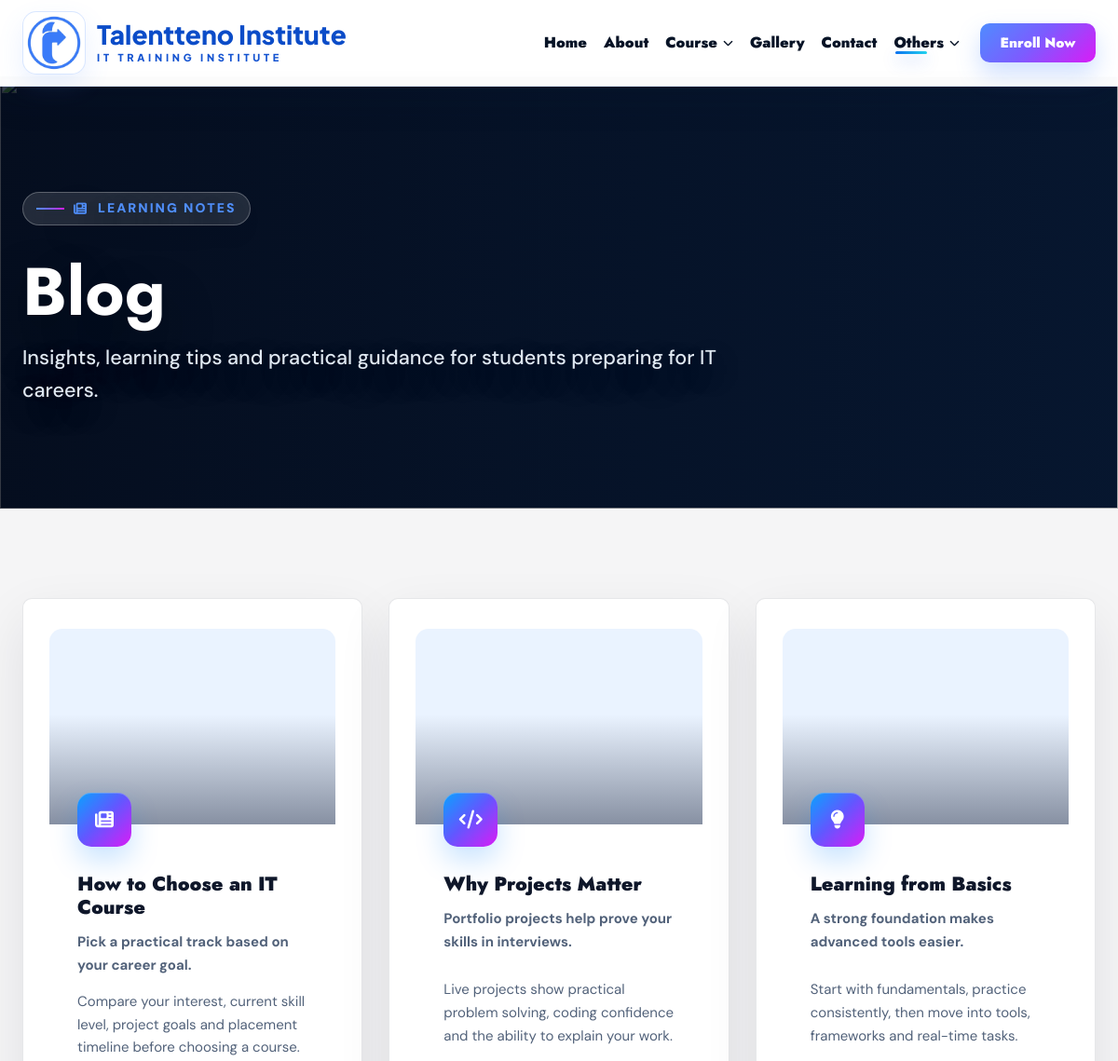
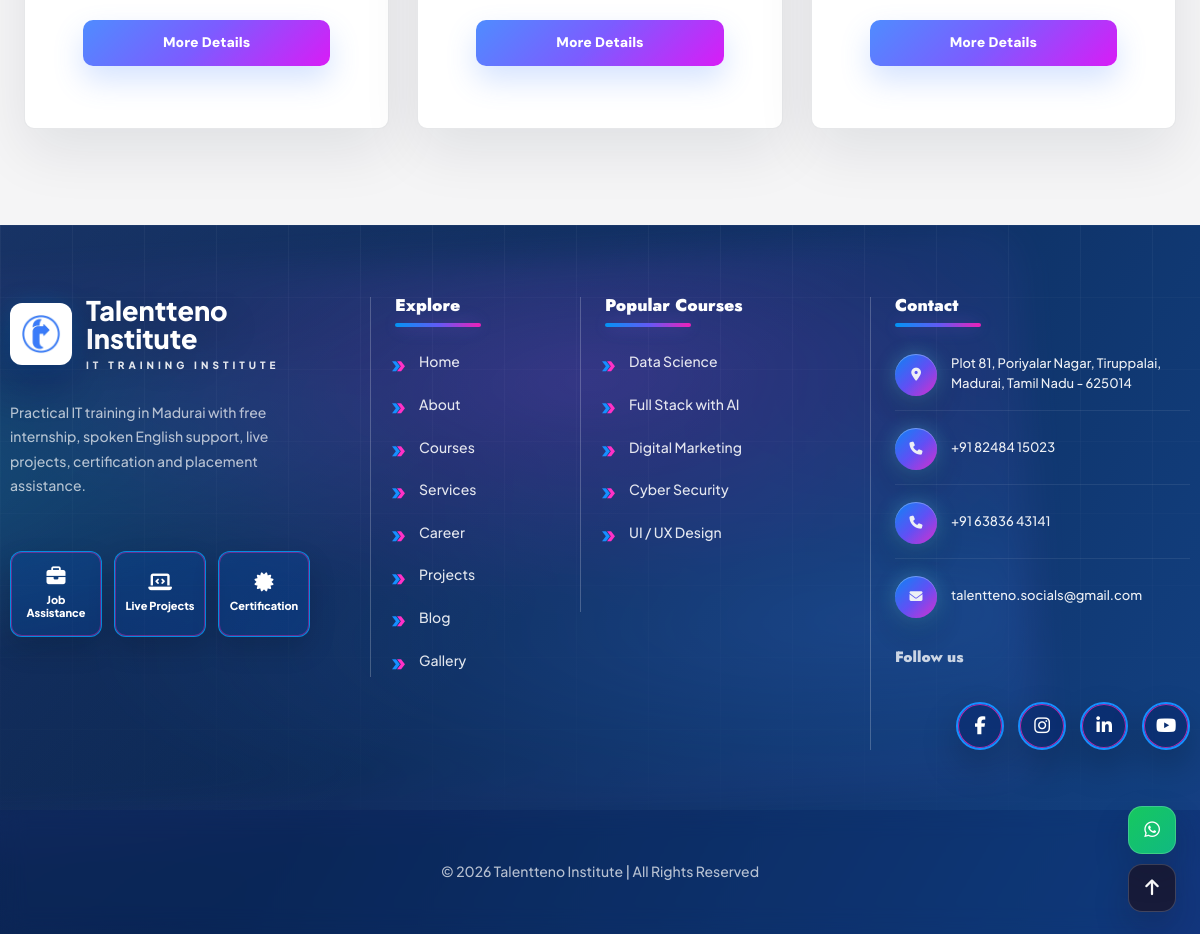
Page /frontend/blog.php on the committed database (2 pictures, top to bottom).
### tables this page shows
CREATE TABLE IF NOT EXISTS site_settings (
    id INT PRIMARY KEY DEFAULT 1,
    site_name VARCHAR(150) DEFAULT 'Talentteno Institute',
    tagline VARCHAR(255) DEFAULT 'The Future of Your IT Career Starts Here',
    about_title VARCHAR(255) DEFAULT 'About Talentteno Institute',
    about_content TEXT,
    mission TEXT,
    vision TEXT,
    founded_year VARCHAR(10) DEFAULT '2020',
    total_students VARCHAR(20) DEFAULT '2000+',
    total_trainers VARCHAR(20) DEFAULT '15+',
    success_rate VARCHAR(20) DEFAULT '100%',
    avg_rating VARCHAR(10) DEFAULT '4.9',
    address VARCHAR(500) DEFAULT 'Plot 81, Poriyalar Nagar, Tiruppalai, Madurai, Tamil Nadu - 625014',
    phone1 VARCHAR(20) DEFAULT '+91 82484 15023',
    phone2 VARCHAR(20) DEFAULT '+91 63836 43141',
    email VARCHAR(150) DEFAULT 'talentteno.socials@gmail.com',
    facebook_url VARCHAR(255) DEFAULT '#',
    instagram_url VARCHAR(255) DEFAULT '#',
    linkedin_url VARCHAR(255) DEFAULT '#',
    youtube_url VARCHAR(255) DEFAULT '#',
    seo_title VARCHAR(255) DEFAULT 'Talentteno Institute | Best IT Training Institute in Madurai',
    seo_description VARCHAR(500) DEFAULT 'Talentteno Institute offers practical IT training in Madurai for Full Stack Development, Data Science, AI, Cyber Security, Digital Marketing, UI/UX, Tally and programming with live projects, free internship and placement assistance.',
    seo_keywords VARCHAR(700) DEFAULT 'IT training institute in Madurai, best software training institute Madurai, full stack course Madurai, data science course Madurai, cyber security course Madurai, digital marketing course Madurai, UI UX course Madurai, Tally course Madurai',
    business_hours VARCHAR(120) DEFAULT 'Monday to Saturday, 9:00 AM to 7:00 PM',
    footer_description VARCHAR(500) DEFAULT 'Practical IT training in Madurai with free internship, spoken English support, live projects, certification and placement assistance.',
    footer_copyright VARCHAR(255) DEFAULT '© 2026 Talentteno Institute | All Rights Reserved',
    map_embed_url TEXT,
    updated_at TIMESTAMP DEFAULT CURRENT_TIMESTAMP ON UPDATE CURRENT_TIMESTAMP
);

### frontend/includes/site-data.php (the view, shortened to what this page needs)
<?php
require_once __DIR__ . '/../../backend/includes/db.php';
function tt_db(): ?mysqli
{
    global $conn;
    return $conn instanceof mysqli ? $conn : null;
}
function tt_h(?string $value): string
{
    return htmlspecialchars($value ?? '', ENT_QUOTES, 'UTF-8');
}
function tt_fetch_all(string $sql): array
{
    $db = tt_db();
    $result = @$db->query($sql);
    return $result->fetch_all(MYSQLI_ASSOC);
}
function tt_fetch_one(string $sql): ?array
{
    $rows = tt_fetch_all($sql);
    return $rows[0] ?? null;
}
function tt_settings(): array
{
    $defaults = [
        'site_name' => 'Talentteno Institute',
        'tagline' => 'The Future of Your IT Career Starts Here',
        'about_title' => 'About Talentteno Institute',
        'about_content' => 'Talentteno Institute is a practical IT training institute focused on helping students move from basic knowledge to advanced job-ready skills.',
        'mission' => 'To bridge the gap between classroom learning and industry requirements through practical, mentor-led IT training.',
        'vision' => 'To become South Tamil Nadu\'s most trusted IT training institute.',
        'total_students' => '2000+',
        'total_trainers' => '15+',
        'success_rate' => '100%',
        'address' => 'Plot 81, Poriyalar Nagar, Tiruppalai, Madurai, Tamil Nadu - 625014',
        'phone1' => '+91 82484 15023',
        'phone2' => '+91 63836 43141',
        'email' => 'talentteno.socials@gmail.com',
        'map_embed_url' => '',
        'facebook_url' => '#',
        'instagram_url' => '#',
        'linkedin_url' => '#',
        'youtube_url' => '#',
        'footer_description' => 'Practical IT training in Madurai with free internship, spoken English support, live projects, certification and placement assistance.',
        'footer_copyright' => '© 2026 Talentteno Institute | All Rights Reserved',
        'seo_title' => 'Talentteno Institute | Best IT Training Institute in Madurai',
        'seo_description' => 'Talentteno Institute offers practical IT training in Madurai for Full Stack Development, Data Science, AI, Cyber Security, Digital Marketing, UI/UX, Tally and programming with live projects, free internship and placement assistance.',
        'seo_keywords' => 'IT training institute in Madurai, best software training institute Madurai, full stack course Madurai, data science course Madurai, cyber security course Madurai, digital marketing course Madurai, UI UX course Madurai, Tally course Madurai',
        'business_hours' => 'Monday to Saturday, 9:00 AM to 7:00 PM',
    ];
    $row = tt_fetch_one('SELECT * FROM site_settings WHERE id = 1');
    $settings = array_merge($defaults, $row ?: []);
    foreach ($settings as $key => $value) {
        if (is_string($value)) {
            $oldBrand = 'Athen' . 'a Solutions';
            $settings[$key] = trim(str_ireplace(
                [
                    'Best IT Training Institute in Madurai | Talentteno Institute',
                    'powered by ' . $oldBrand . ', ',
                    $oldBrand,
                ],
                [
                    'Talentteno Institute | Best IT Training Institute in Madurai',
                    '',
                    '',
                ],
                $value
            ));
        }
    }
    return $settings;
}
function tt_google_maps_url(?array $settings = null): string
{
    $settings = $settings ?? tt_settings();
    $savedMapUrl = trim((string)($settings['map_embed_url'] ?? ''));
    $query = rawurlencode(trim('Talentteno Institute, ' . (string)($settings['address'] ?? '')));
    return 'https://www.google.com/maps/search/?api=1&query=' . $query;
}
function tt_render_seo(array $page = []): void
{
    $settings = tt_settings();
}
?>

### frontend/includes/site-data.php (the view, shortened to what this page needs)
<?php
require_once __DIR__ . '/../../backend/includes/db.php';
function tt_db(): ?mysqli
{
    global $conn;
    return $conn instanceof mysqli ? $conn : null;
}
function tt_h(?string $value): string
{
    return htmlspecialchars($value ?? '', ENT_QUOTES, 'UTF-8');
}
function tt_fetch_all(string $sql): array
{
    $db = tt_db();
    $result = @$db->query($sql);
    return $result->fetch_all(MYSQLI_ASSOC);
}
function tt_fetch_one(string $sql): ?array
{
    $rows = tt_fetch_all($sql);
    return $rows[0] ?? null;
}
function tt_settings(): array
{
    $defaults = [
        'site_name' => 'Talentteno Institute',
        'tagline' => 'The Future of Your IT Career Starts Here',
        'about_title' => 'About Talentteno Institute',
        'about_content' => 'Talentteno Institute is a practical IT training institute focused on helping students move from basic knowledge to advanced job-ready skills.',
        'mission' => 'To bridge the gap between classroom learning and industry requirements through practical, mentor-led IT training.',
        'vision' => 'To become South Tamil Nadu\'s most trusted IT training institute.',
        'total_students' => '2000+',
        'total_trainers' => '15+',
        'success_rate' => '100%',
        'address' => 'Plot 81, Poriyalar Nagar, Tiruppalai, Madurai, Tamil Nadu - 625014',
        'phone1' => '+91 82484 15023',
        'phone2' => '+91 63836 43141',
        'email' => 'talentteno.socials@gmail.com',
        'map_embed_url' => '',
        'facebook_url' => '#',
        'instagram_url' => '#',
        'linkedin_url' => '#',
        'youtube_url' => '#',
        'footer_description' => 'Practical IT training in Madurai with free internship, spoken English support, live projects, certification and placement assistance.',
        'footer_copyright' => '© 2026 Talentteno Institute | All Rights Reserved',
        'seo_title' => 'Talentteno Institute | Best IT Training Institute in Madurai',
        'seo_description' => 'Talentteno Institute offers practical IT training in Madurai for Full Stack Development, Data Science, AI, Cyber Security, Digital Marketing, UI/UX, Tally and programming with live projects, free internship and placement assistance.',
        'seo_keywords' => 'IT training institute in Madurai, best software training institute Madurai, full stack course Madurai, data science course Madurai, cyber security course Madurai, digital marketing course Madurai, UI UX course Madurai, Tally course Madurai',
        'business_hours' => 'Monday to Saturday, 9:00 AM to 7:00 PM',
    ];
    $row = tt_fetch_one('SELECT * FROM site_settings WHERE id = 1');
    $settings = array_merge($defaults, $row ?: []);
    foreach ($settings as $key => $value) {
        if (is_string($value)) {
            $oldBrand = 'Athen' . 'a Solutions';
            $settings[$key] = trim(str_ireplace(
                [
                    'Best IT Training Institute in Madurai | Talentteno Institute',
                    'powered by ' . $oldBrand . ', ',
                    $oldBrand,
                ],
                [
                    'Talentteno Institute | Best IT Training Institute in Madurai',
                    '',
                    '',
                ],
                $value
            ));
        }
    }
    return $settings;
}
function tt_google_maps_url(?array $settings = null): string
{
    $settings = $settings ?? tt_settings();
    $savedMapUrl = trim((string)($settings['map_embed_url'] ?? ''));
    $query = rawurlencode(trim('Talentteno Institute, ' . (string)($settings['address'] ?? '')));
    return 'https://www.google.com/maps/search/?api=1&query=' . $query;
}
function tt_render_seo(array $page = []): void
{
    $settings = tt_settings();
}
?>

### frontend/includes/footer.php (shortened to what this page needs)
<?php
if (!isset($settings) || !is_array($settings)) {
    $settings = tt_settings();
}
$phone1Link = preg_replace('/\D+/', '', (string)($settings['phone1'] ?? ''));
$phone2Link = preg_replace('/\D+/', '', (string)($settings['phone2'] ?? ''));
$whatsappUrl = 'https://web.whatsapp.com/send?phone=' . $phone1Link . '&text=' . rawurlencode('Hello Talentteno, I would like course information.');
$mapUrl = function_exists('tt_google_maps_url')
    ? tt_google_maps_url($settings)
    : 'https://www.google.com/maps/search/?api=1&query=' . rawurlencode(trim('Talentteno Institute, ' . (string)($settings['address'] ?? '')));
?>
<footer class="site-footer">
    <div class="site-container footer-grid">
        <div class="footer-brand-block">
            <a class="footer-logo" href="index.php">
                <span class="brand-mark footer-logo-mark"><img src="assets/images/logot-transparent.png" alt="<?= tt_h($settings['site_name']) ?> logo" loading="lazy" decoding="async"></span>
                <span><strong><?= tt_h($settings['site_name']) ?></strong><span>IT TRAINING INSTITUTE</span></span>
            </a>
            <p><?= tt_h($settings['footer_description']) ?></p>
            <div class="footer-badges"><span><i class="fa-solid fa-briefcase"></i> Job Assistance</span><span><i class="fa-solid fa-laptop-code"></i> Live Projects</span><span><i class="fa-solid fa-certificate"></i> Certification</span></div>
        </div>
        <div class="footer-panel">
            <h3>Explore</h3>
            <ul class="footer-links"><li><a href="index.php">Home</a></li><li><a href="about.php">About</a></li><li><a href="course.php">Courses</a></li><li><a href="services.php">Services</a></li><li><a href="career.php">Career</a></li><li><a href="project.php">Projects</a></li><li><a href="blog.php">Blog</a></li><li><a href="gallery.php">Gallery</a></li></ul>
        </div>
        <div class="footer-panel">
            <h3>Popular Courses</h3>
            <ul class="footer-links"><li><a href="course.php">Data Science</a></li><li><a href="course.php">Full Stack with AI</a></li><li><a href="course.php">Digital Marketing</a></li><li><a href="course.php">Cyber Security</a></li><li><a href="course.php">UI / UX Design</a></li></ul>
        </div>
        <div class="footer-panel">
            <h3>Contact</h3>
            <ul class="footer-contact-list">
                <li><a href="<?= tt_h($mapUrl) ?>" target="_blank" rel="noopener noreferrer" title="Open Talentteno Institute location in Google Maps"><i class="fa-solid fa-location-dot"></i> <?= tt_h($settings['address']) ?></a></li>
                <li><a href="tel:+<?= tt_h($phone1Link) ?>"><i class="fa-solid fa-phone"></i> <?= tt_h($settings['phone1']) ?></a></li>
                <?php if (($settings['phone2'] ?? '') !== ''): ?><li><a href="tel:+<?= tt_h($phone2Link) ?>"><i class="fa-solid fa-phone"></i> <?= tt_h($settings['phone2']) ?></a></li><?php endif; ?>
                <li><a href="mailto:<?= tt_h($settings['email']) ?>"><i class="fa-solid fa-envelope"></i> <?= tt_h($settings['email']) ?></a></li>
            </ul>
            <p class="footer-social-title">Follow us</p>
            <div class="footer-social">
                <a class="social-facebook" href="<?= tt_h(!empty($settings['facebook_url']) && $settings['facebook_url'] !== '#' ? $settings['facebook_url'] : 'https://www.facebook.com/') ?>" target="_blank" rel="noopener noreferrer" aria-label="Follow Talentteno on Facebook"><i class="fa-brands fa-facebook-f" aria-hidden="true"></i></a>
                <a class="social-instagram" href="<?= tt_h(!empty($settings['instagram_url']) && $settings['instagram_url'] !== '#' ? $settings['instagram_url'] : 'https://www.instagram.com/') ?>" target="_blank" rel="noopener noreferrer" aria-label="Follow Talentteno on Instagram"><i class="fa-brands fa-instagram" aria-hidden="true"></i></a>
                <a class="social-linkedin" href="<?= tt_h(!empty($settings['linkedin_url']) && $settings['linkedin_url'] !== '#' ? $settings['linkedin_url'] : 'https://www.linkedin.com/') ?>" target="_blank" rel="noopener noreferrer" aria-label="Follow Talentteno on LinkedIn"><i class="fa-brands fa-linkedin-in" aria-hidden="true"></i></a>
                <a class="social-youtube" href="<?= tt_h(!empty($settings['youtube_url']) && $settings['youtube_url'] !== '#' ? $settings['youtube_url'] : 'https://www.youtube.com/') ?>" target="_blank" rel="noopener noreferrer" aria-label="Follow Talentteno on YouTube"><i class="fa-brands fa-youtube" aria-hidden="true"></i></a>
            </div>
        </div>
    </div>
    <div class="footer-bottom"><div class="site-container"><p><?= tt_h($settings['footer_copyright']) ?></p></div></div>
</footer>
<div class="floating-actions" aria-label="Quick actions">
    <a class="whatsapp-float" href="<?= tt_h($whatsappUrl) ?>" target="_blank" rel="noopener noreferrer" aria-label="Open WhatsApp chat">
        <i class="fa-brands fa-whatsapp" aria-hidden="true"></i>
    </a>
    <button class="scroll-top" type="button" aria-label="Scroll back to top" title="Back to top">
        <i class="fa-solid fa-arrow-up" aria-hidden="true"></i>
    </button>
</div>

### rows in the picture
site_settings: site_name "Talentteno Institute", footer_description "Practical IT training in Madurai with free internship, spoken English support, live projects, certification and placement assistance.", address "Plot 81, Poriyalar Nagar, Tiruppalai, Madurai, Tamil Nadu - 625014", phone1 "+91 82484 15023", phone2 "+91 63836 43141", email "talentteno.socials@gmail.com", footer_copyright "© 2026 Talentteno Institute | All Rights Reserved"

### other values in the picture
tt_h($item['title']) "How to Choose an IT Course"
tt_h(($item['short_desc'] ?? '') ?: ($item['description'] ?? '')) "Pick a practical track based on your career goal."
tt_h($item['description']) "Compare your interest, current skill level, project goals and placement timeline before choosing a course."
tt_h($item['title']) "Why Projects Matter"
tt_h(($item['short_desc'] ?? '') ?: ($item['description'] ?? '')) "Portfolio projects help prove your skills in interviews."
tt_h($item['description']) "Live projects show practical problem solving, coding confidence and the ability to explain your work."
tt_h($item['title']) "Learning from Basics"
tt_h(($item['short_desc'] ?? '') ?: ($item['description'] ?? '')) "A strong foundation makes advanced tools easier."
tt_h($item['description']) "Start with fundamentals, practice consistently, then move into tools, frameworks and real-time tasks."
